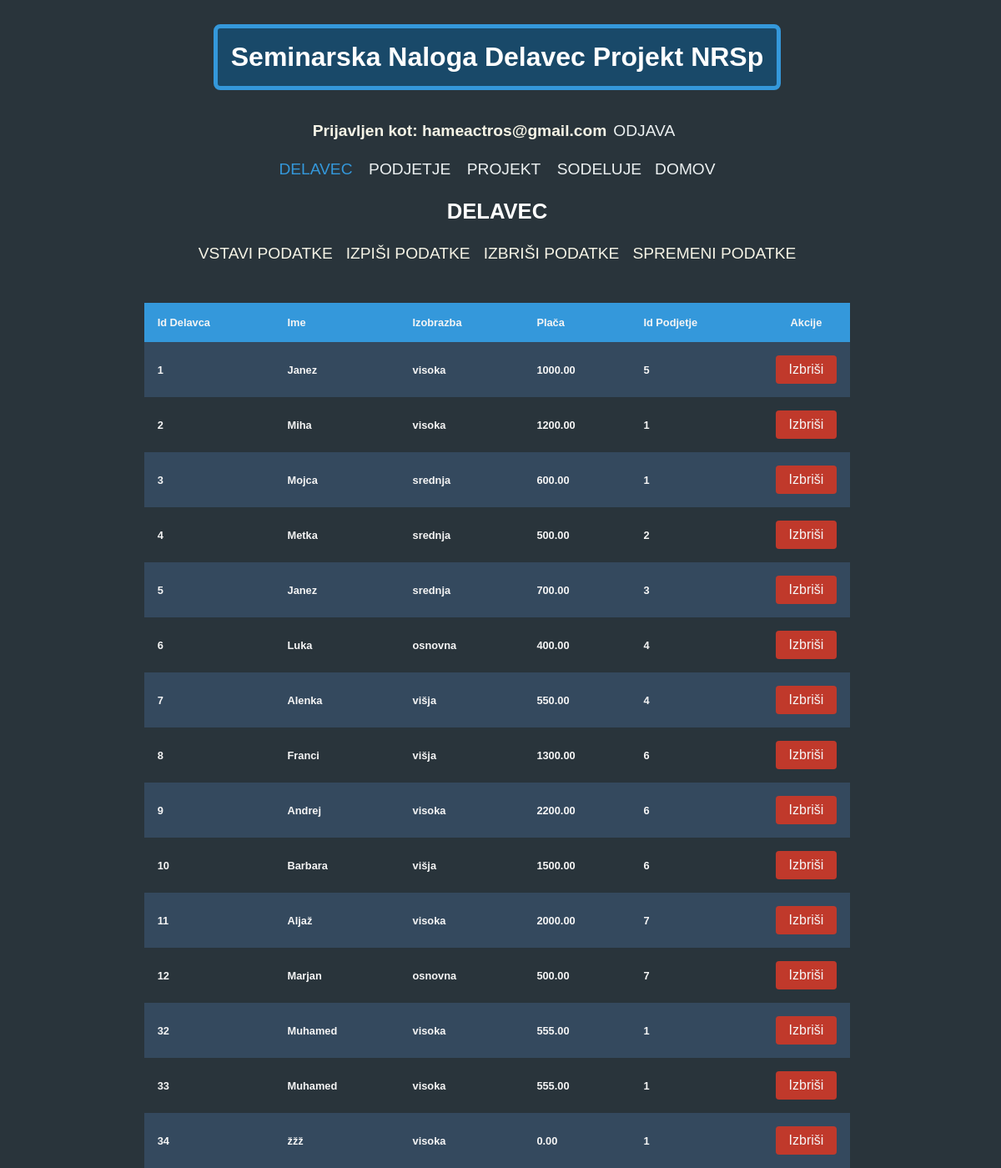
The page /components/delavec/delavec_brisi.php (signed in) on the database its author committed.
### tables this page shows
CREATE TABLE `delavec` (
  `id_delavec` int(11) NOT NULL,
  `ime` varchar(30) DEFAULT NULL,
  `izobrazba` varchar(40) DEFAULT NULL,
  `placa` decimal(7,2) DEFAULT NULL,
  `id_podjetje` int(11) DEFAULT NULL
);

### components/delavec/delavec_brisi.php (the view, shortened to what this page needs)
<!DOCTYPE html>
<html lang="en">
<head>
    <link rel="stylesheet" href="../style_menu.css">
    <link rel="stylesheet" href="../style_table.css">
</head>
<body>
    <?php
    include("../head.php");
    include "../common_var.php";
    $conn = mysqli_connect($servername, $username, $password, $dbname);
    mysqli_query($conn, "set names 'utf8'");
    $sql = "SELECT * FROM delavec";
    $result = mysqli_query($conn, $sql);
    echo "<div class='tableContainer'>";
    echo "<table>";
    echo "<tr><th>Id Delavca</th><th>Ime</th><th>Izobrazba</th><th>Plača</th><th>Id Podjetje</th><th>Akcije</th></tr>";
    while ($row = mysqli_fetch_assoc($result)) {
        echo "<tr>";
        echo "<td>" . $row["id_delavec"] . "</td>";
        echo "<td>" . $row["ime"] . "</td>";
        echo "<td>" . $row["izobrazba"] . "</td>";
        echo "<td>" . $row["placa"] . "</td>";
        echo "<td>" . $row["id_podjetje"] . "</td>";
        echo "<td>
            <form action='delavec_brisi.php' method='post'>
                <input type='hidden' name='idDelavca' value='" . $row["id_delavec"] . "'>
                <button class='deleteButton' type='submit'>Izbriši</button>
            </form>
        </td>";
        echo "</tr>";
    }
    echo "</table>";
    echo "</div>";
    ?>
</body>
</html>

### components/style_menu.css (style rules this page uses)
body { flex-direction: column; display: flex; align-items: center; background: #29343b; font-family: "Montserrat", sans-serif; }

### components/style_table.css (style rules this page uses)
body { height: 100vh; width: 98vw; display: flex; background-color: #29343b; color: whitesmoke; }
.tableContainer { width: 90%; display: flex; flex-direction: column; align-items: center; }
table { background-color: #29343b; border-radius: 8px; width: 80%; color: whitesmoke; border-collapse: collapse; }
th, td { padding: 1rem; text-align: left; }
th { background-color: #3498db; }
tr:nth-child(even) { background-color: #34495e; transition: all 0.2s ease-in-out; }
.deleteButton { background-color: #c0392b; color: whitesmoke; border: none; border-radius: 4px; padding: 8px 16px; font-size: 1rem; cursor: pointer; transition: all 0.2s ease-in-out; }

### components/style.css (style rules this page uses)
body { font-family: 'Segoe UI', Tahoma, Geneva, Verdana, sans-serif; font-size: 0.8rem; height: 98vh; font-weight: bold; display: flex; flex-direction: column; background-color: #29343b; }

### components/delavec/delavec_brisi.php (style rules this page uses)
.tableContainer table th:nth-child(6), .tableContainer table td:nth-child(6) { width: 10%; text-align: center; }

### rows shown on the page
delavec: id_delavec "1", ime "Janez", izobrazba "visoka", placa "1000.00", id_podjetje "5"
delavec: id_delavec "2", ime "Miha", izobrazba "visoka", placa "1200.00", id_podjetje "1"
delavec: id_delavec "3", ime "Mojca", izobrazba "srednja", placa "600.00", id_podjetje "1"
delavec: id_delavec "4", ime "Metka", izobrazba "srednja", placa "500.00", id_podjetje "2"
delavec: id_delavec "5", ime "Janez", izobrazba "srednja", placa "700.00", id_podjetje "3"
delavec: id_delavec "6", ime "Luka", izobrazba "osnovna", placa "400.00", id_podjetje "4"
delavec: id_delavec "7", ime "Alenka", izobrazba "višja", placa "550.00", id_podjetje "4"
delavec: id_delavec "8", ime "Franci", izobrazba "višja", placa "1300.00", id_podjetje "6"
delavec: id_delavec "9", ime "Andrej", izobrazba "visoka", placa "2200.00", id_podjetje "6"
delavec: id_delavec "10", ime "Barbara", izobrazba "višja", placa "1500.00", id_podjetje "6"
delavec: id_delavec "11", ime "Aljaž", izobrazba "visoka", placa "2000.00", id_podjetje "7"
delavec: id_delavec "12", ime "Marjan", izobrazba "osnovna", placa "500.00", id_podjetje "7"
delavec: id_delavec "32", ime "Muhamed", izobrazba "visoka", placa "555.00", id_podjetje "1"
delavec: id_delavec "33", ime "Muhamed", izobrazba "visoka", placa "555.00", id_podjetje "1"
delavec: id_delavec "34", ime "žžž", izobrazba "visoka", placa "0.00", id_podjetje "1"

### other values the page prints
$_SESSION['email'] "hameactros@gmail.com"
$activeSection "DELAVEC"
$menuItem "VSTAVI PODATKE"
$menuItem "IZPIŠI PODATKE"
$menuItem "IZBRIŠI PODATKE"
$menuItem "SPREMENI PODATKE"
